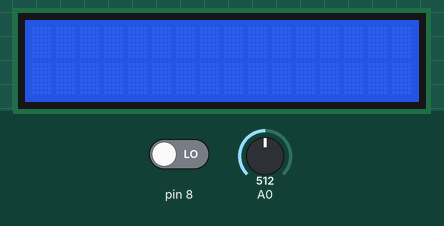
This sketch was run on a simulated Arduino Uno, built with avr-gcc and run on an emulated ATmega328P. On the bench: 16×2 character LCD. Inputs (shaded band) come from the test bench; at power-on: pin 8 LOW, A0 = 512.

Above: at 1.2 s.
1.3 s: pin 8 driven HIGH
At 1.7 s:
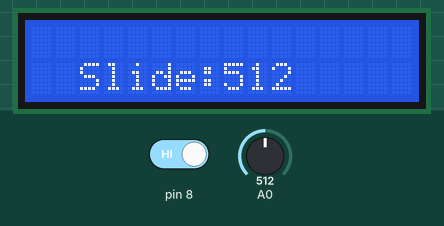
4.3 s: A0 set to 716
At 4.7 s:
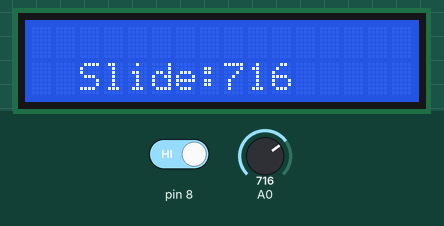
5.8 s: A0 set to 900
At 6.3 s:
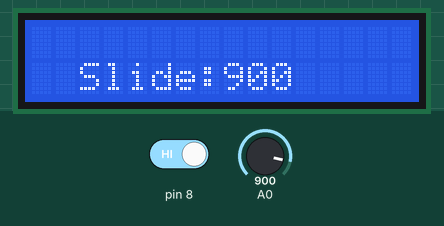
7.4 s: A0 set to 1023
At 7.8 s:
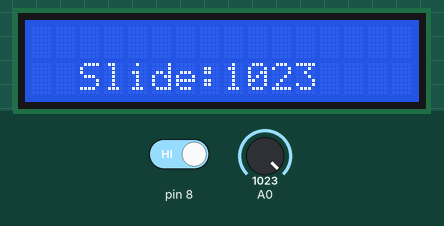
8.9 s: pin 8 driven LOW
Timing chart, 0 to 11.5 s (numbered marks = the images above; inputs shaded):
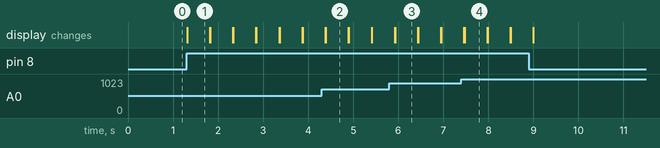

The sketch:

20210807_lod_led.ino
```cpp
#include <LiquidCrystal_I2C.h>
LiquidCrystal_I2C lcd(0x27,16,2);
void setup() {
 pinMode(8,INPUT);
 pinMode(A0,INPUT);
 Serial.begin(9600);
 lcd.init();//lcd초기화
 lcd.backlight();
}

void loop() {
 if (digitalRead(8) == 1){
  lcd.setCursor(2,1);
  lcd.print("Slide:");
  lcd.setCursor(8,1);
  lcd.print(analogRead(A0));
  delay(500);
  lcd.clear();
  }
 else{
  lcd.clear();
  }
}
```

Measured:
- after the input at 1.3 s, the display: changes at once (image 1)
- after the input at 4.3 s, the display: first differs from a run without the input after 0.09 s (image 2)
- after the input at 5.8 s, the display: first differs from a run without the input after 0.13 s (image 3)
- after the input at 7.4 s, the display: first differs from a run without the input after 0.07 s (image 4)
- what the display in image 1 shows lasts 0.5 s, from 1.3 s to 1.8 s
